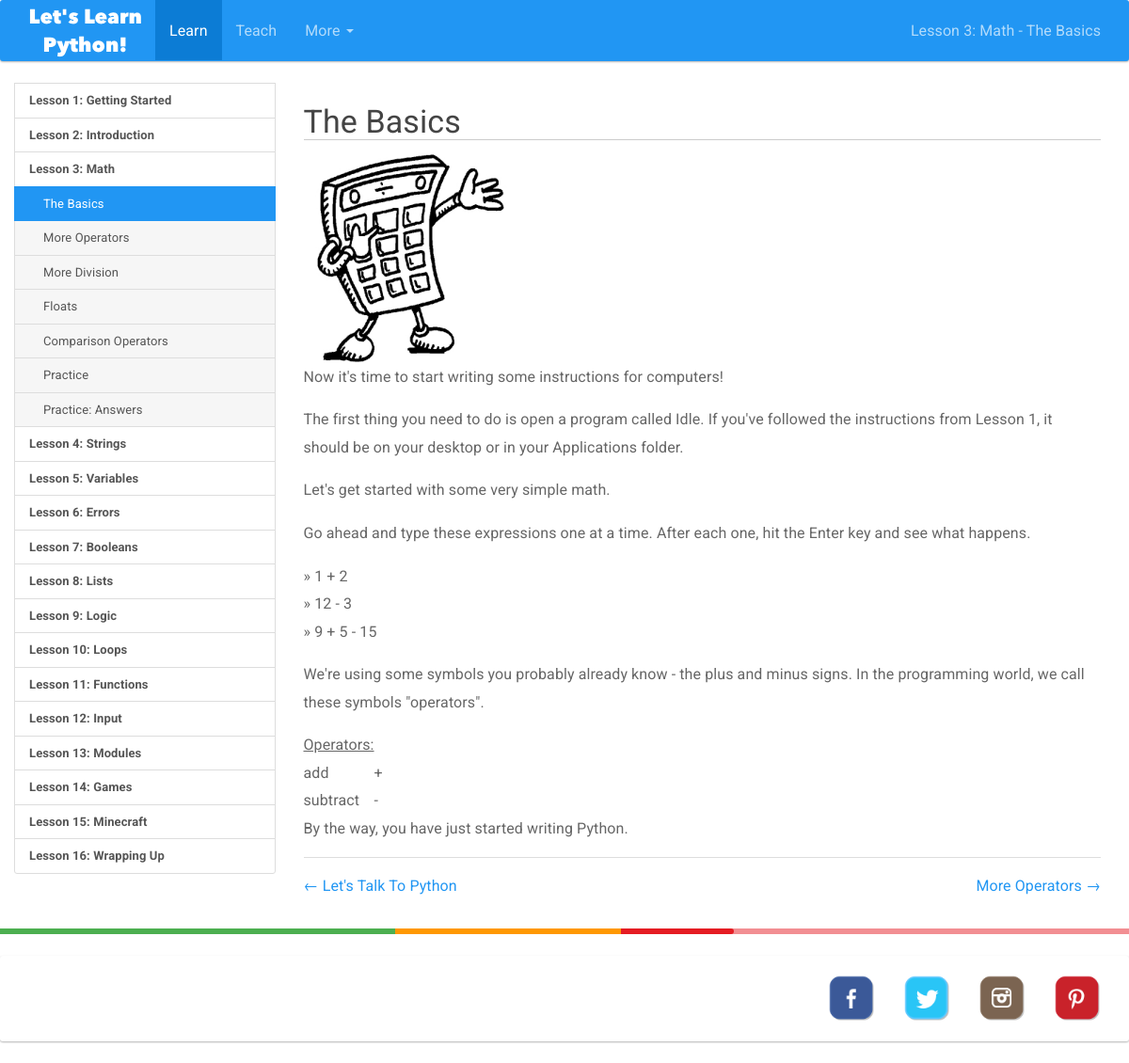
Page /learn/lesson/3/step/1/ on the committed database.
### lessons/models.py (models this page shows, shortened)
class Lesson(models.Model):
    number = models.IntegerField()
    name = models.CharField(max_length=200)
    description = models.TextField(blank=True, null=True)

class Step(models.Model):
    lesson = models.ForeignKey(Lesson)
    step_number = models.IntegerField()
    step_name = models.CharField(max_length=200)
    header_title = models.CharField(max_length=50, blank=True, null=True)
    image = models.CharField(max_length=200, blank=True, null=True)
    audiocast = models.CharField(max_length=200, blank=True, null=True)
    screencast = models.CharField(max_length=200, blank=True, null=True)
    description = models.TextField()

### lessons/views.py (the view)
# urls.py: url(r'^lesson/(?P<lesson_number>[0-9]+)/step/(?P<step_number>[0-9]+)/$', views.lesson_step, name='lesson_step_detail'),
def lesson_step(request, lesson_number, step_number):
    all_lessons = Lesson.objects.order_by('number')
    lesson = Lesson.objects.get(number=lesson_number)
    step = Step.objects.get(lesson=lesson.id, step_number=step_number)
    all_steps = Step.objects.filter(lesson=lesson.id).order_by('step_number')
    prev_lesson = None
    try:
        prev_lesson = Lesson.objects.get(number=int(lesson_number)-1)
    except:
        pass
    next_lesson = None
    try:
        next_lesson = Lesson.objects.get(number=int(lesson_number)+1)
    except:
        pass
    prev_step = None
    try:
        prev_step = Step.objects.get(lesson=lesson.id, step_number=int(step_number)-1)
    except:
        if prev_lesson:
            try:
                prev_step = Step.objects.filter(lesson=prev_lesson.id).order_by('-step_number')[0]
            except:
                pass
    next_step = None
    try:
        next_step = Step.objects.get(lesson=lesson.id, step_number=int(step_number)+1)
    except:
        if next_lesson:
            try:
                next_step = Step.objects.get(lesson=next_lesson.id, step_number=1)
            except:
                pass
    context = {
        'lesson': lesson,
        'lesson_list': all_lessons,
        'step': step,
        'step_list': all_steps,
        'prev_lesson': prev_lesson,
        'next_lesson': next_lesson,
        'prev_step': prev_step,
        'next_step': next_step,
    }
    return render(request, 'lessons/step.html', context)

### lessons/templates/lessons/step.html (shortened to what this page needs)
{% include "letslearnpython/common_head.html" %}
{% include "lessons/lessons_header.html" %}
<div class="yk-container container">
  <div class="row">
    <div class="list-group yk-container-nav col-sm-3">
      {% for item in lesson_list %}
        <a class="list-group-item yk-lesson-name" href="/learn/lesson/{{ item.number }}/step/1/">
          Lesson {{ item.number }}: {{ item.name }}
        </a>
        {% if item == lesson %}
          {% for item in step_list %}
            <a class='list-group-item yk-step-name {% if item == step %}active{% endif %}' href="/learn/lesson/{{ lesson.number }}/step/{{ item.step_number }}">
              {{ item.step_name }}
            </a>
          {% endfor %}
        {% endif %}
      {% endfor %}
    </div>
    <div class="yk-container-content col-sm-9">
      {% if step %}
        <h1 class="yk-page-title">{{ step.step_name }}</h1>
        {{ step.description | safe }}
      {% endif %}
      <div class="yk-step-navigation clearfix">
        {% if prev_step %}
          <a class="yk-step-navigation-prev" href="/learn/lesson/{{ prev_step.lesson.number }}/step/{{ prev_step.step_number }}">
            &larr; {{ prev_step.step_name }}
          </a>
        {% endif %}
        {% if next_step %}
          <a class="yk-step-navigation-next" href="/learn/lesson/{{ next_step.lesson.number }}/step/{{ next_step.step_number }}">
            {{ next_step.step_name }} &rarr;
          </a>
        {% endif %}
      </div>
    </div>
  </div>
</div>
{% include "letslearnpython/common_footer.html" %}

### lessons/templates/lessons/lessons_header.html (shortened to what this page needs)
{% load staticfiles %}
<header>
  <nav class="navbar navbar-inverse">
    <div class="container-fluid">
      <div class="navbar-header">
        <a href="/"><img src="{% static 'letslearnpython/images/site-header-logo.png' %}" alt="logo"></a>
      </div>
      <div class="collapse navbar-collapse" id="bs-example-navbar-collapse-2">
        <ul class="nav navbar-nav">
          <li class="active"><a href="/learn/">Learn</a></li>
          <li><a href="/teach/">Teach</a></li>
          <li class="dropdown">
            <a class="dropdown-toggle" data-toggle="dropdown" role="button"
             aria-haspopup="true" aria-expanded="false" href="#">
              More
              <span class="caret"></span>
           </a>
          </li>
        </ul>
        <ul class="nav navbar-nav navbar-right">
          {% if lesson %}
            <li>
              <a href="#">Lesson {{ lesson.number }}: {{ lesson.name }} - {{ step.step_name }}</a>
            </li>
          {% endif %}
        </ul>
      </div>
    </div>
  </nav>
</header>

### letslearnpython/static/letslearnpython/css/custom.css (style rules this page uses)
.yk-page-title { border-bottom: 1px solid #ccc; }
.yk-container { min-height: 500px; }
.yk-container-nav { font-size: 13px; line-height: 1.5; }
.yk-container-nav .list-group-item { padding-top: 8px; padding-bottom: 8px; }
.yk-lesson-name, .yk-guideline-name { font-weight: bold; }
.yk-step-name { background-color: #f6f6f6; padding-left: 30px; }
.yk-step-navigation { margin-top: 15px; border-top: 1px solid #ddd; padding-top: 15px; margin-bottom: 30px; }
.yk-step-navigation-prev { float: left; width: 48%; }
.yk-step-navigation-next { float: right; width: 48; }

### rows in the picture
Lesson: number "3", name "Math"
Step: step_name "The Basics", description (picture), description "Now it's time to start writing some instructions for computers! The first thing you need to do is open a program called Idle. If you've followed the instructions from Lesson 1, it should be on your desktop or in your Applications folder. Let's get started with some very simple math. Go ahead and type these expressions one at a time. After each one, hit the Enter key and see what happens. » 1 + 2 » 12 - 3 » 9 + 5 - 15 We're using some symbols you probably already know - the plus and minus signs. In the programming world, we call these symbols \"operators\". Operators: add + subtract - By the way, you have just started writing Python."
Lesson: number "1", name "Getting Started"
Lesson: number "2", name "Introduction"
Step: step_name "More Operators"
Step: step_name "More Division"
Step: step_name "Floats"
Step: step_name "Comparison Operators"
Step: step_name "Practice"
Step: step_name "Practice: Answers"
Lesson: number "4", name "Strings"
Lesson: number "5", name "Variables"
Lesson: number "6", name "Errors"
Lesson: number "7", name "Booleans"
Lesson: number "8", name "Lists"
Lesson: number "9", name "Logic"
Lesson: number "10", name "Loops"
Lesson: number "11", name "Functions"
Lesson: number "12", name "Input"
Lesson: number "13", name "Modules"
Lesson: number "14", name "Games"
Lesson: number "15", name "Minecraft"
Lesson: number "16", name "Wrapping Up"
Step: step_name "Let's Talk To Python"
